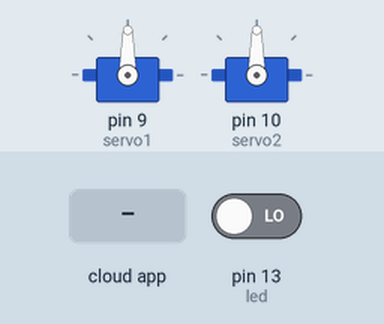
A sketch run on a simulated Arduino Uno, built with avr-gcc and run on an emulated ATmega328P. Shown: 2 × servo. The test bench sets the inputs (shaded band); at power-on: pin 13 (led) LOW. The ROS host is connected and sends only what is stated.

Above: at 1.2 s.
1.3 s: the phone or cloud app sets servo1 to 0
At 2.4 s:
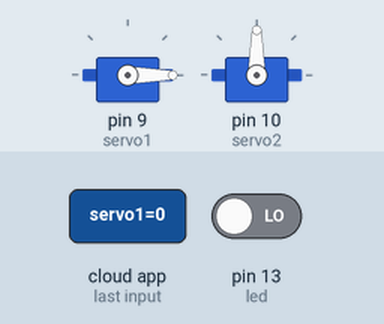
2.8 s: the phone or cloud app sets servo2 to 0
At 3.5 s:
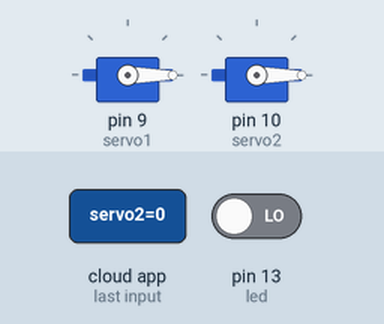
4.3 s: the phone or cloud app sets servo1 to 45
At 4.7 s:
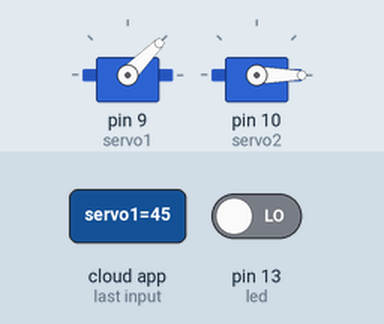
5.8 s: the phone or cloud app sets servo2 to 45
At 7.0 s:
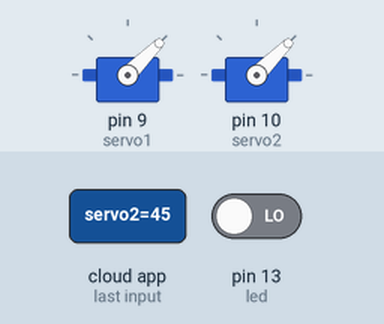
7.3 s: the phone or cloud app sets servo1 to 90
At 8.2 s:
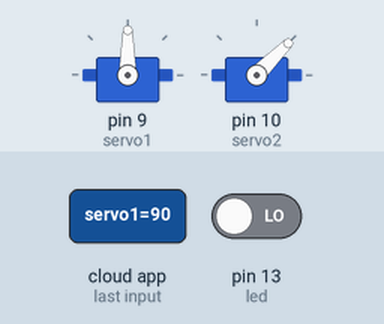
8.8 s: the phone or cloud app sets servo2 to 180
At 9.3 s:
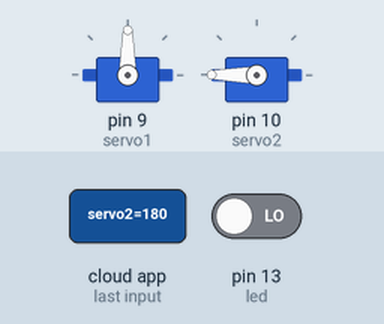
Timing chart, 0 to 11.3 s (numbered marks = the images above; inputs shaded):
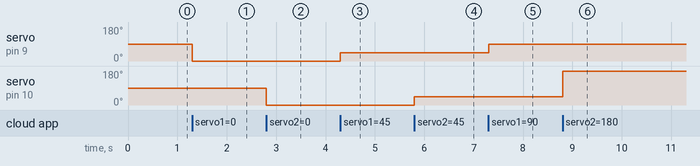

Measured:
- after the input at 1.3 s, servo on pin 9 (servo1): 90° → 0° at once
- after the input at 2.8 s, servo on pin 10 (servo2): 90° → 0° at once
- after the input at 4.3 s, servo on pin 9 (servo1): 0° → 45° at once
- after the input at 5.8 s, servo on pin 10 (servo2): 0° → 45° at once
- after the input at 7.3 s, servo on pin 9 (servo1): 45° → 90° at once
- after the input at 8.8 s, servo on pin 10 (servo2): 45° → 180° at once

The sketch:

ros_arduino.ino
```cpp
/*
 * ROS Arduino controller for robot1
 * Daniel Chalef <daniel.chalef@gmail.com>
 *
 * Current functionality:
 *   * Driving two servos
  *
 * Originally from:
 * MockBotSerial Arduino
 * Author: chrimo@moccy.xdsnet.de
 */

#include <Arduino.h>
#include <Servo.h>
#include <ros.h>
#include <std_msgs/UInt16.h>

Servo servo1, servo2;

void ROS_CALLBACK1( const std_msgs::UInt16& cmd_msg1){
  servo1.write(cmd_msg1.data);                       //set servo angle, should be from 0-180
  digitalWrite(13, HIGH-digitalRead(13));          //toggle led
}

void ROS_CALLBACK2( const std_msgs::UInt16& cmd_msg2){
  servo2.write(cmd_msg2.data);                       //set servo angle, should be from 0-180
  digitalWrite(13, HIGH-digitalRead(13));          //toggle led
}

ros::NodeHandle nh;
ros::Subscriber <std_msgs::UInt16> sub1("/robot1/servo1", ROS_CALLBACK1);
ros::Subscriber <std_msgs::UInt16> sub2("/robot1/servo2", ROS_CALLBACK2);

void setup(){
  nh.initNode();
  nh.subscribe(sub1);
  nh.subscribe(sub2);

  servo1.attach(9); //attach it to pin 9
  servo2.attach(10); //attach it to pin 10
}

void loop(){

  nh.spinOnce();

}
```
